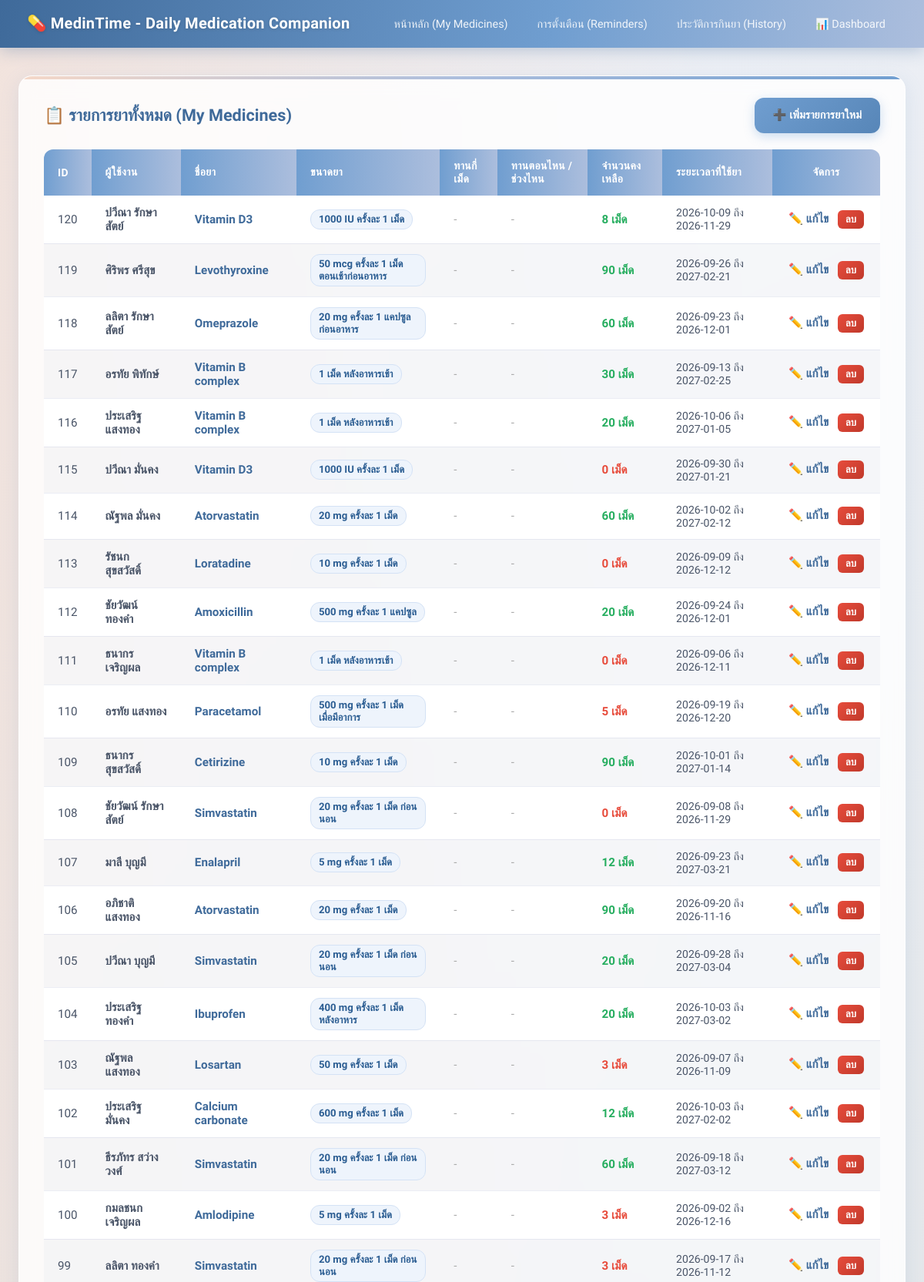
The page / (upper part) on the database its author committed.
### tables this page shows
CREATE TABLE `medications` (
  `medication_id` int NOT NULL,
  `user_id` int NOT NULL,
  `medicine_name` varchar(255) NOT NULL,
  `dosage` varchar(255) DEFAULT NULL,
  `dose_quantity` varchar(100) DEFAULT NULL,
  `taking_time` varchar(255) DEFAULT NULL,
  `stock_quantity` int DEFAULT '0',
  `start_date` date DEFAULT NULL,
  `end_date` date DEFAULT NULL
);

CREATE TABLE `users` (
  `user_id` int NOT NULL,
  `name` varchar(255) NOT NULL,
  `email` varchar(255) NOT NULL,
  `password_hash` varchar(255) NOT NULL
);

### www/index.php (the view, shortened to what this page needs)
<?php
require_once 'config/db_conn.php';
include 'navbar.php';
$stmt = $conn->prepare("
    SELECT m.*, u.name as user_name
    FROM medications m
    JOIN users u ON m.user_id = u.user_id
    ORDER BY m.medication_id DESC
");
$stmt->execute();
$medications = $stmt->fetchAll(PDO::FETCH_ASSOC);
?>
<!DOCTYPE html>
<html lang="th">
<head>
    <link rel="stylesheet" href="css/style.css">
</head>
<body>
    <div class="container" style="max-width: 1250px;">
        <div class="card">
            <div style="display: flex; justify-content: space-between; align-items: center; margin-bottom: 15px;">
                <h2 style="margin: 0;">📋 รายการยาทั้งหมด (My Medicines)</h2>
                <a href="add_medication.php" class="btn-primary" style="text-decoration: none; font-size: 0.9rem;">
                    ➕ เพิ่มรายการยาใหม่
                </a>
            </div>
            <div style="overflow-x: auto;">
                <table>
                    <thead>
                        <tr>
                            <th style="width: 50px;">ID</th>
                            <th>ผู้ใช้งาน</th>
                            <th>ชื่อยา</th>
                            <th>ขนาดยา</th>
                            <th>ทานกี่เม็ด</th>
                            <th>ทานตอนไหน / ช่วงไหน</th>
                            <th>จำนวนคงเหลือ</th>
                            <th>ระยะเวลาที่ใช้ยา</th>
                            <th style="text-align: center; width: 140px;">จัดการ</th>
                        </tr>
                    </thead>
                    <tbody>
                        <?php if (empty($medications)): ?>
                            <tr>
                                <td colspan="9" style="text-align: center; padding: 30px; color: #888;">
                                    ยังไม่มีข้อมูลรายการยา คลิกที่ปุ่ม <strong>"เพิ่มรายการยาใหม่"</strong> เพื่อเริ่มต้นเพิ่มข้อมูล
                                </td>
                            </tr>
                        <?php else: ?>
                            <?php foreach ($medications as $med): ?>
                            <tr>
                                <td><?= $med['medication_id'] ?></td>
                                <td><strong><?= htmlspecialchars($med['user_name']) ?></strong></td>
                                <td><span style="font-weight: 600; color: var(--primary-deeper);"><?= htmlspecialchars($med['medicine_name']) ?></span></td>
                                <td>
                                    <?php if (!empty($med['dosage'])): ?>
                                        <span class="badge-dosage"><?= htmlspecialchars($med['dosage']) ?></span>
                                    <?php else: ?>
                                        <span style="color: #aaa;">-</span>
                                    <?php endif; ?>
                                </td>
                                <td>
                                    <?php if (!empty($med['dose_quantity'])): ?>
                                        <span class="badge-qty"><?= htmlspecialchars($med['dose_quantity']) ?></span>
                                    <?php else: ?>
                                        <span style="color: #aaa;">-</span>
                                    <?php endif; ?>
                                </td>
                                <td>
                                    <?php if (!empty($med['taking_time'])): ?>
                                        <span class="badge-time"><?= htmlspecialchars($med['taking_time']) ?></span>
                                    <?php else: ?>
                                        <span style="color: #aaa;">-</span>
                                    <?php endif; ?>
                                </td>
                                <td>
                                    <strong style="color: <?= $med['stock_quantity'] <= 5 ? '#e74c3c' : '#27ae60' ?>;">
                                        <?= number_format($med['stock_quantity']) ?> เม็ด
                                    </strong>
                                </td>
                                <td style="font-size: 0.88rem; color: var(--text-mid);">
                                    <?= $med['start_date'] ?> ถึง <?= $med['end_date'] ?>
                                </td>
                                <td style="text-align: center;">
                                    <a href="edit_medication.php?id=<?= $med['medication_id'] ?>" style="color: #3f6a9a; margin-right: 8px; text-decoration: none; font-weight: 600;">✏️ แก้ไข</a>
                                    <button type="button"
                                            class="btn-danger"
                                            style="padding: 4px 10px; font-size: 0.82rem; border-radius: 6px; cursor: pointer;"
                                            onclick="confirmDelete(<?= $med['medication_id'] ?>, '<?= htmlspecialchars(addslashes($med['medicine_name'])) ?>')">
                                        ลบ
                                    </button>
                                </td>
                            </tr>
                            <?php endforeach; ?>
                        <?php endif; ?>
                    </tbody>
                </table>
            </div>
        </div>
    </div>
</body>
</html>

### www/css/style.css (style rules this page uses)
:root { --cream: #f5d8c8; --silver: #dfe2e3; --lavender: #c6ccdf; --sky: #acbedd; --primary: #709ed0; --primary-dark: #5786b8; --primary-deeper:#3f6a9a; --text-dark: #2c3e50; --text-mid: #4a5568; --text-light: #718096; --white: #ffffff; --surface: rgba(255, 255, 255, 0.82); --radius-sm: 6px; --radius-md: 12px; --radius-lg: 18px; --shadow-sm: 0 2px 8px rgba(112, 158, 208, 0.10); --shadow-md: 0 6px 24px rgba(112, 158, 208, 0.16); --shadow-lg: 0 12px 40px rgba(112, 158, 208, 0.22); --transition: all 0.25s cubic-bezier(0.4, 0, 0.2, 1); }
*, *::before, *::after { box-sizing: border-box; }
html { scroll-behavior: smooth; }
body { font-family: 'Sarabun', 'Inter', sans-serif; font-size: 15px; line-height: 1.65; color: var(--text-dark); margin: 0; padding: 0; background: radial-gradient(ellipse at 0% 0%, rgba(245, 216, 200, 0.55) 0%, transparent 55%), radial-gradient(ellipse at 100% 100%, rgba(172, 190, 221, 0.45) 0%, transparent 55%), linear-gradient(155deg, #eef1f8 0%, #dfe2e3 40%, #e8eaf2 100%); background-attachment: fixed; min-height: 100vh; }
.container { max-width: 1140px; margin: 36px auto; padding: 0 24px; }
.card { background: var(--surface); backdrop-filter: blur(14px); -webkit-backdrop-filter: blur(14px); border-radius: var(--radius-lg); padding: 28px 32px; box-shadow: var(--shadow-md); margin-bottom: 28px; border: 1px solid rgba(255,255,255,0.55); position: relative; overflow: hidden; transition: var(--transition); animation: fadeUp 0.4s ease both; }
.card::before { content: ''; position: absolute; top: 0; left: 0; right: 0; height: 4px; background: linear-gradient(90deg, var(--cream), var(--sky), var(--primary)); }
.card h2, .card h3 { font-weight: 700; color: var(--primary-deeper); margin-bottom: 20px; font-size: 1.35rem; }
table { width: 100%; border-collapse: collapse; margin-top: 6px; border-radius: var(--radius-md); overflow: hidden; font-size: 0.95rem; }
th { background: linear-gradient(90deg, var(--primary) 0%, var(--sky) 100%); color: var(--white); text-align: left; padding: 13px 18px; font-weight: 600; font-size: 0.87rem; letter-spacing: 0.4px; text-transform: uppercase; }
td { padding: 13px 18px; border-bottom: 1px solid rgba(198, 204, 223, 0.35); vertical-align: middle; color: var(--text-mid); background: var(--white); }
tr:nth-child(even) td { background: rgba(198, 204, 223, 0.13); }
tbody tr { transition: var(--transition); }
.badge-dosage { background: #eef4fc; color: #2b5d92; padding: 4px 10px; border-radius: 12px; font-size: 0.82rem; font-weight: 600; display: inline-block; border: 1px solid #d4e2f5; }
.btn-primary { background: linear-gradient(135deg, var(--primary) 0%, var(--primary-dark) 100%); color: var(--white); border: none; padding: 11px 24px; border-radius: var(--radius-md); cursor: pointer; font-family: inherit; font-size: 0.95rem; font-weight: 600; transition: var(--transition); box-shadow: 0 4px 14px rgba(112, 158, 208, 0.35); display: inline-flex; align-items: center; gap: 6px; }
.btn-danger { background: linear-gradient(135deg, #e74c3c, #c0392b); color: var(--white); border: none; padding: 6px 14px; border-radius: var(--radius-sm); font-size: 0.88rem; font-weight: 600; text-decoration: none; cursor: pointer; transition: var(--transition); display: inline-flex; align-items: center; gap: 4px; }

### rows shown on the page
medications: medication_id "120", user.name "ปวีณา รักษาสัตย์", medicine_name "Vitamin D3", dosage "1000 IU ครั้งละ 1 เม็ด", stock_quantity "8", start_date "2026-10-09", end_date "2026-11-29"
medications: medication_id "119", user.name "ศิริพร ศรีสุข", medicine_name "Levothyroxine", dosage "50 mcg ครั้งละ 1 เม็ด ตอนเช้าก่อนอาหาร", stock_quantity "90", start_date "2026-09-26", end_date "2027-02-21"
medications: medication_id "118", user.name "ลลิตา รักษาสัตย์", medicine_name "Omeprazole", dosage "20 mg ครั้งละ 1 แคปซูล ก่อนอาหาร", stock_quantity "60", start_date "2026-09-23", end_date "2026-12-01"
medications: medication_id "117", user.name "อรทัย พิทักษ์", medicine_name "Vitamin B complex", dosage "1 เม็ด หลังอาหารเช้า", stock_quantity "30", start_date "2026-09-13", end_date "2027-02-25"
medications: medication_id "116", user.name "ประเสริฐ แสงทอง", medicine_name "Vitamin B complex", dosage "1 เม็ด หลังอาหารเช้า", stock_quantity "20", start_date "2026-10-06", end_date "2027-01-05"
medications: medication_id "115", user.name "ปวีณา มั่นคง", medicine_name "Vitamin D3", dosage "1000 IU ครั้งละ 1 เม็ด", stock_quantity "0", start_date "2026-09-30", end_date "2027-01-21"
medications: medication_id "114", user.name "ณัฐพล มั่นคง", medicine_name "Atorvastatin", dosage "20 mg ครั้งละ 1 เม็ด", stock_quantity "60", start_date "2026-10-02", end_date "2027-02-12"
medications: medication_id "113", user.name "รัชนก สุขสวัสดิ์", medicine_name "Loratadine", dosage "10 mg ครั้งละ 1 เม็ด", stock_quantity "0", start_date "2026-09-09", end_date "2026-12-12"
medications: medication_id "112", user.name "ชัยวัฒน์ ทองคำ", medicine_name "Amoxicillin", dosage "500 mg ครั้งละ 1 แคปซูล", stock_quantity "20", start_date "2026-09-24", end_date "2026-12-01"
medications: medication_id "111", user.name "ธนากร เจริญผล", medicine_name "Vitamin B complex", dosage "1 เม็ด หลังอาหารเช้า", stock_quantity "0", start_date "2026-09-06", end_date "2026-12-11"
medications: medication_id "110", user.name "อรทัย แสงทอง", medicine_name "Paracetamol", dosage "500 mg ครั้งละ 1 เม็ด เมื่อมีอาการ", stock_quantity "5", start_date "2026-09-19", end_date "2026-12-20"
medications: medication_id "109", user.name "ธนากร สุขสวัสดิ์", medicine_name "Cetirizine", dosage "10 mg ครั้งละ 1 เม็ด", stock_quantity "90", start_date "2026-10-01", end_date "2027-01-14"
medications: medication_id "108", user.name "ชัยวัฒน์ รักษาสัตย์", medicine_name "Simvastatin", dosage "20 mg ครั้งละ 1 เม็ด ก่อนนอน", stock_quantity "0", start_date "2026-09-08", end_date "2026-11-29"
medications: medication_id "107", user.name "มาลี บุญมี", medicine_name "Enalapril", dosage "5 mg ครั้งละ 1 เม็ด", stock_quantity "12", start_date "2026-09-23", end_date "2027-03-21"
medications: medication_id "106", user.name "อภิชาติ แสงทอง", medicine_name "Atorvastatin", dosage "20 mg ครั้งละ 1 เม็ด", stock_quantity "90", start_date "2026-09-20", end_date "2026-11-16"
medications: medication_id "105", user.name "ปวีณา บุญมี", medicine_name "Simvastatin", dosage "20 mg ครั้งละ 1 เม็ด ก่อนนอน", stock_quantity "20", start_date "2026-09-28", end_date "2027-03-04"
medications: medication_id "104", user.name "ประเสริฐ ทองคำ", medicine_name "Ibuprofen", dosage "400 mg ครั้งละ 1 เม็ด หลังอาหาร", stock_quantity "20", start_date "2026-10-03", end_date "2027-03-02"
medications: medication_id "103", user.name "ณัฐพล แสงทอง", medicine_name "Losartan", dosage "50 mg ครั้งละ 1 เม็ด", stock_quantity "3", start_date "2026-09-07", end_date "2026-11-09"
medications: medication_id "102", user.name "ประเสริฐ มั่นคง", medicine_name "Calcium carbonate", dosage "600 mg ครั้งละ 1 เม็ด", stock_quantity "12", start_date "2026-10-03", end_date "2027-02-02"
medications: medication_id "101", user.name "ธีรภัทร สว่างวงศ์", medicine_name "Simvastatin", dosage "20 mg ครั้งละ 1 เม็ด ก่อนนอน", stock_quantity "60", start_date "2026-09-18", end_date "2027-03-12"
medications: medication_id "100", user.name "กมลชนก เจริญผล", medicine_name "Amlodipine", dosage "5 mg ครั้งละ 1 เม็ด", stock_quantity "3", start_date "2026-09-02", end_date "2026-12-16"
medications: medication_id "99", user.name "ลลิตา ทองคำ", medicine_name "Simvastatin", dosage "20 mg ครั้งละ 1 เม็ด ก่อนนอน", stock_quantity "3", start_date "2026-09-17", end_date "2026-11-12"
